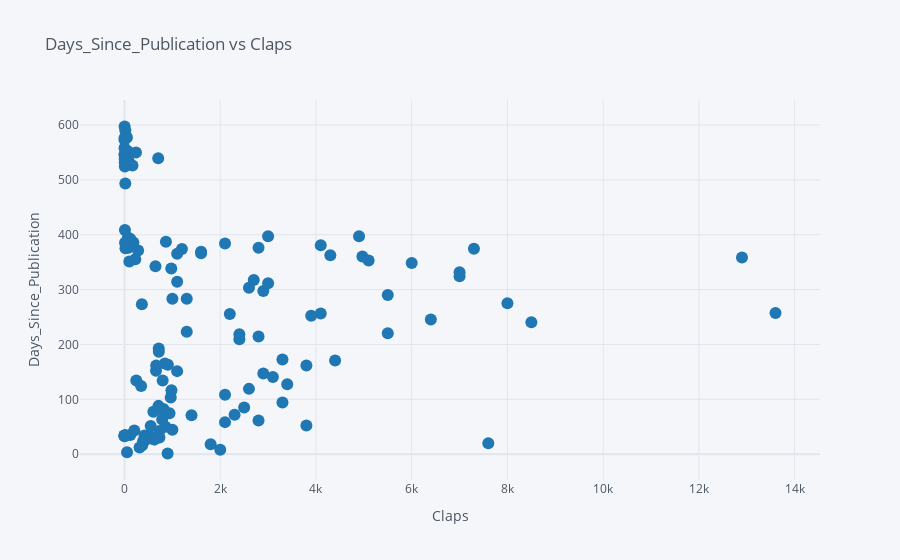

Write notebook code for a chart like this one.
### Markdown cell above
We can use the same basic approach to create interactive widgets for plots. This approach allows us to expand the capabilities of the powerful `plotly` visualisation library.

### Code cell
@interact
def scatter_plot(x=list(df.select_dtypes('number').columns), 
                 y=list(df.select_dtypes('number').columns)[1:]):
    if x == y:
        print(f"Please select separate variables for X and Y")
    else:
        df.iplot(kind='scatter', x=x, y=y, mode='markers', 
                 xTitle=x.title(), yTitle=y.title(), title=f'{y.title()} vs {x.title()}')
        ## If you are using Google Colab, comment out the above line of code and uncomment the lines below
        #fig = px.scatter(df, x=x, y=y, title=f'{y.title()} vs {x.title()}')
        #fig.show(renderer="colab")

### Figure 1 — Plotly figure (JSON) as saved in the notebook; plotly's stock layout.template omitted (floating-point values rounded to 4 significant figures; data arrays with more than 128 entries replaced by an {"elided": "..."} marker saying what was removed)
{"data": [{"line": {"color": "rgba(31, 119, 180, 1.0)", "dash": "solid", "shape": "linear", "width": 1.3}, "marker": {"size": 12, "symbol": "circle"}, "mode": "markers", "name": "days_since_publication", "text": "", "type": "scatter", "x": {"elided": "133 int values"}, "y": {"elided": "133 float values"}}], "layout": {"legend": {"bgcolor": "#F5F6F9", "font": {"color": "#4D5663"}}, "paper_bgcolor": "#F5F6F9", "plot_bgcolor": "#F5F6F9", "title": {"font": {"color": "#4D5663"}, "text": "Days_Since_Publication vs Claps"}, "xaxis": {"gridcolor": "#E1E5ED", "showgrid": true, "tickfont": {"color": "#4D5663"}, "title": {"font": {"color": "#4D5663"}, "text": "Claps"}, "zerolinecolor": "#E1E5ED"}, "yaxis": {"gridcolor": "#E1E5ED", "showgrid": true, "tickfont": {"color": "#4D5663"}, "title": {"font": {"color": "#4D5663"}, "text": "Days_Since_Publication"}, "zerolinecolor": "#E1E5ED"}}}
